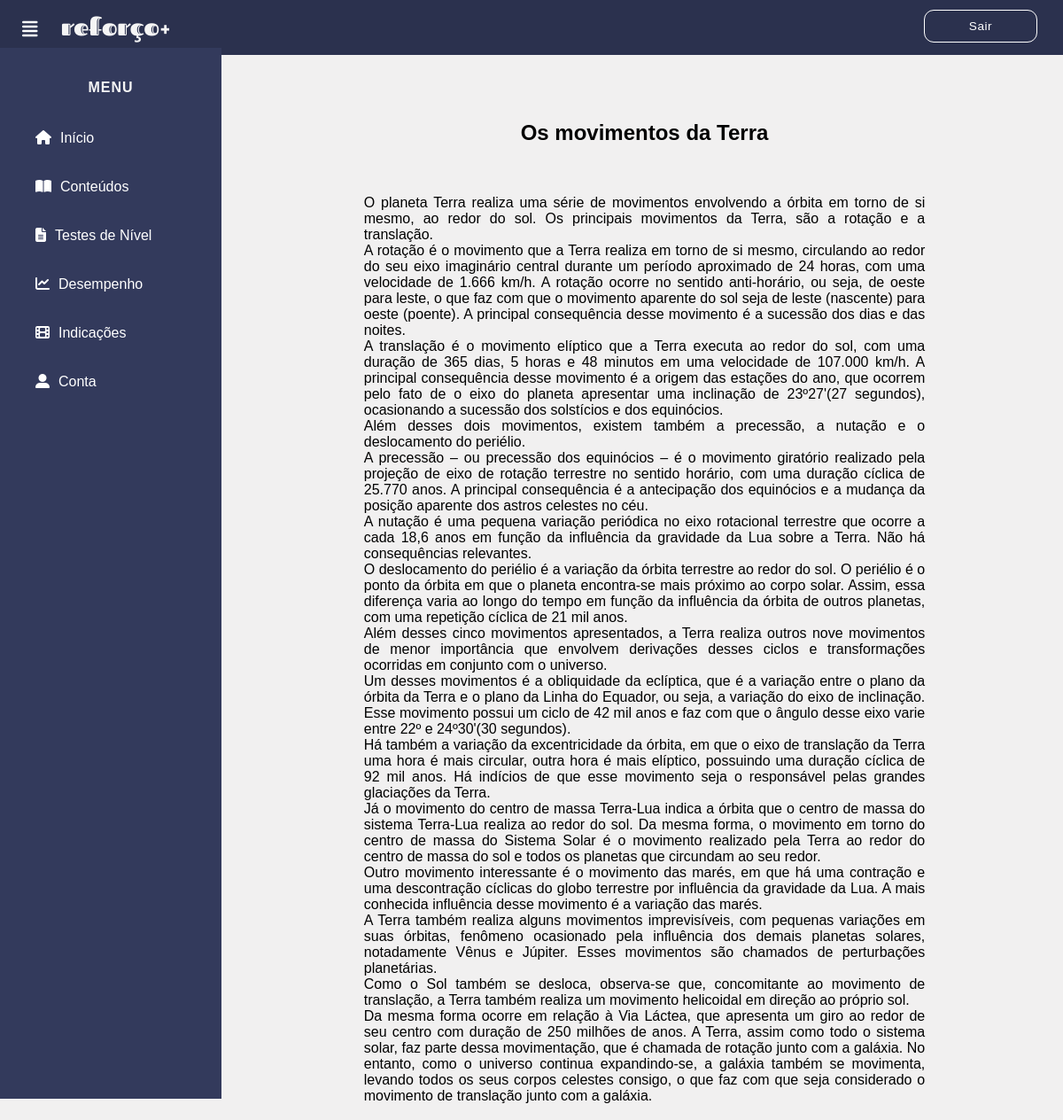
Page /php/cont_especifico.php?assunto=11 on the earlier database version.
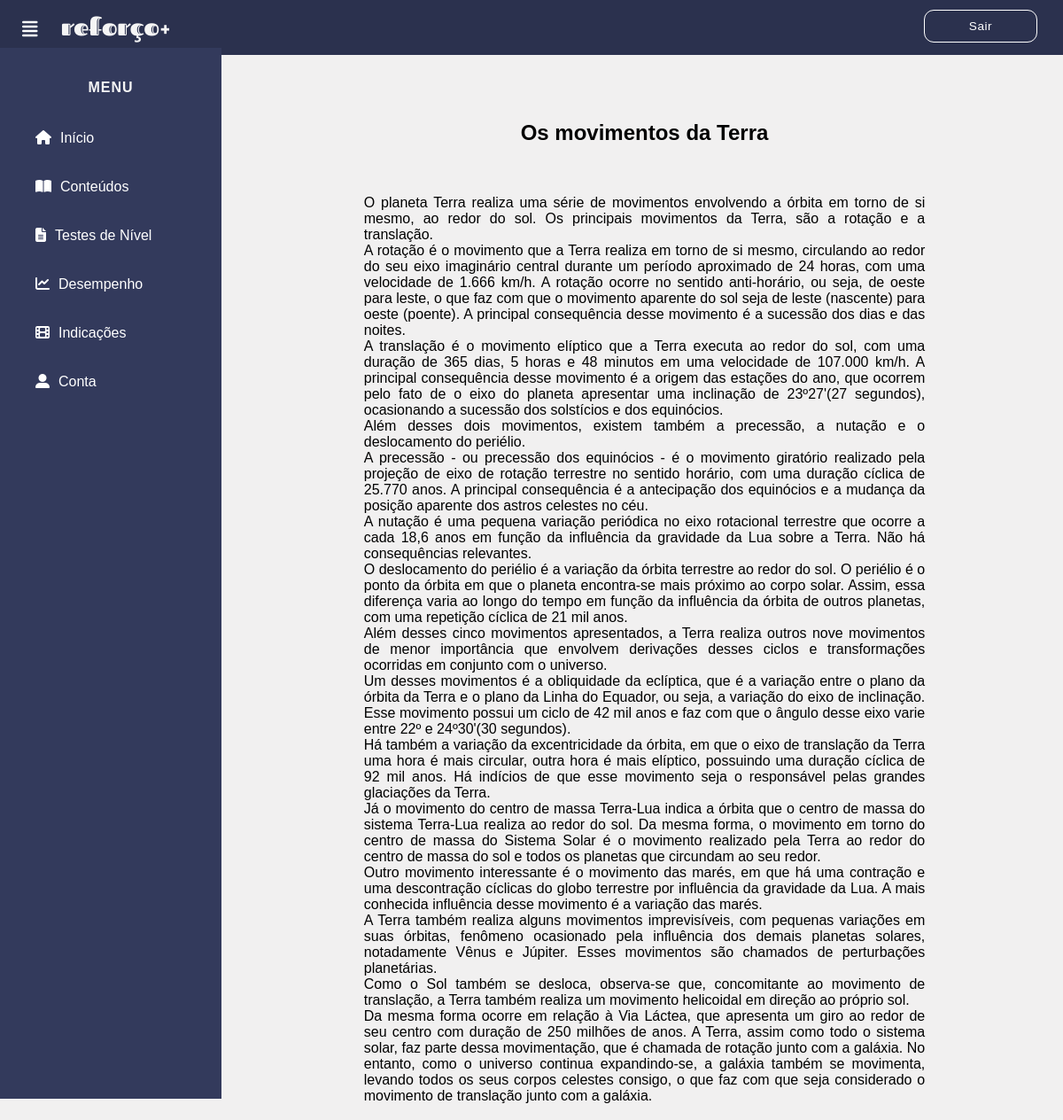
Same page on the later database version.
### tables this page shows
CREATE TABLE IF NOT EXISTS `conteudos` (
  `ID_cont` int(2) NOT NULL AUTO_INCREMENT,
  `texto` text NOT NULL,
  `end_imagens_cont` varchar(250) NOT NULL,
  `cod_mat` int(2) NOT NULL,
  `cod_adm` int(1) NOT NULL,
  `ano` int(1) NOT NULL,
  `assunto` varchar(70) NOT NULL,
  PRIMARY KEY (`ID_cont`),
  KEY `fk_conteudos_administrador` (`cod_adm`),
  KEY `fk_conteudos_materias` (`cod_mat`)
);

### php/cont_especifico.php (the view, shortened to what this page needs)
<!DOCTYPE html>
<html lang="pt-br">
<head>
    <link rel="stylesheet" href="../css/inicio.css">
    <link rel="stylesheet" type="text/css" href="../css/cont_especifico.css">
  </head>
  <body>
      <header>
      <a href="../inicio.html"><img style="float:left; margin-left:52px; margin-top: 0px; margin-bottom: 1px; padding-top: 0px; border: 0;" src="../imagens/inicial/logo3.png"> </a>
      <label for="check">
        <i class="fas fa-align-justify" id="menu_btn"></i>
      </label>
      <div class="direita">
        <a href="sair.php" class="sair">Sair</a>
      </div>
      </header>
    <div class="menu">
      <center>
      <h4>MENU</h4>
      </center>
      <a href="../inicio.html"><i class="fas fa-home"></i><span>Início</span></a>
      <a href="conteudos.php"><i class="fas fa-book-open"></i><span>Conteúdos</span></a>
      <a href="testeniveis.php"><i class="fas fa-file-alt"></i><span>Testes de Nível</span></a>
      <a href="#"><i class="fas fa-chart-line"></i><span>Desempenho</span></a>
      <a href="indicacoes.php"><i class="fas fa-film"></i><span>Indicações</span></a>
      <a href="conta.php"><i class="fas fa-user-alt"></i><span>Conta</span></a>
    </div>
    <div class="conteudo">
        <?php
            $conn = mysqli_connect('127.0.0.1', 'root', '') or die("Não foi possível a conexão com o Banco");
            $cod_assunto = $_GET['assunto'];
            $sql = "SELECT * FROM conteudos where ID_cont like '".$cod_assunto."%'";
            $cod = mysqli_query($conn,$sql);
            $numRegistros = mysqli_num_rows($cod);
            if ($numRegistros != 0) {
              echo "<section class='flexbox'>";
              while ($text = mysqli_fetch_object($cod)) {
                $texto=$text->texto;
                $texto=utf8_encode($texto);
                $assunto=$text->assunto;
                $assunto=utf8_encode($assunto);
                   echo "<center><h1>".$assunto."</h1>
                   <br><br><div class='texto'>".nl2br($texto).
                   "</div><br></center>";
                }
                echo "</section>";
              }
            else{
                echo "Nenhum registro";
            }
        ?>
 </div>
</body>
</html>

### css/inicio.css (style rules this page uses)
body { margin: 0; padding: 0; font-family: "corpo", sans-serif; background-color:#F1F0F0; }
header { font: arial; letter-spacing: 1px; z-index: 1; position: fixed; background: #2b314e; padding: 16px; width: calc(100% - 0%); top: 0; height: 30px; text-decoration: none; }
.sair { font: 85% arial; letter-spacing: 0.5px; padding: 10px 50px; text-decoration: none; float: right; margin-top: -5px; margin-right: 45px; border-radius: 11px; font-weight: 200; color: #fff; transition: 0.5s; transition-property: background; border: 1px solid #fff; }
.menu { z-index: 1; top: 0; background: #333A5C; margin-top: 4.5%; padding-top: 3%; position: fixed; left: 0; width: 250px; height: calc(100% - 9%); transition: 0.5s; transition-property: left; overflow-y: auto; border: 5px #000; font-weight: normal; }
.menu h4 { color: #f5f5f5; margin-top: 0; margin-bottom: 20px; letter-spacing: 1px; text-decoration: none; }
.menu a { color: #fff; display: block; line-height: 55px; text-decoration: none; padding-left: 40px; box-sizing: border-box; font-weight: normal; }
.menu i { padding-right: 10px; }
label #menu_btn { z-index: 1; color: #fff; position: fixed; cursor: pointer; left: 25px; top: 18px; font-size: 20px; margin: 5px 0; transition: 0.5s; transition-property: color; }
.conteudo { width: (100% - 250px); margin-top: 60px; padding: 20px; margin-left: 250px; height: 100vh; transition: 0.5s; }

### css/cont_especifico.css (style rules this page uses)
.flexbox { display: flex; flex-wrap: wrap; max-width: 3000px; margin: 0 auto; margin-left: 5px; margin-top: 4%; display: inline-block; }
.texto { width: 70%; text-align: justify; }

Differences in the rows shown:
changed conteudos "Os movimentos da Terra": texto "…do periélio. A precessão – ou precessão dos equinócios – é o movimento giratório…" → "…do periélio. A precessão - ou precessão dos equinócios - é o movimento giratório…"
